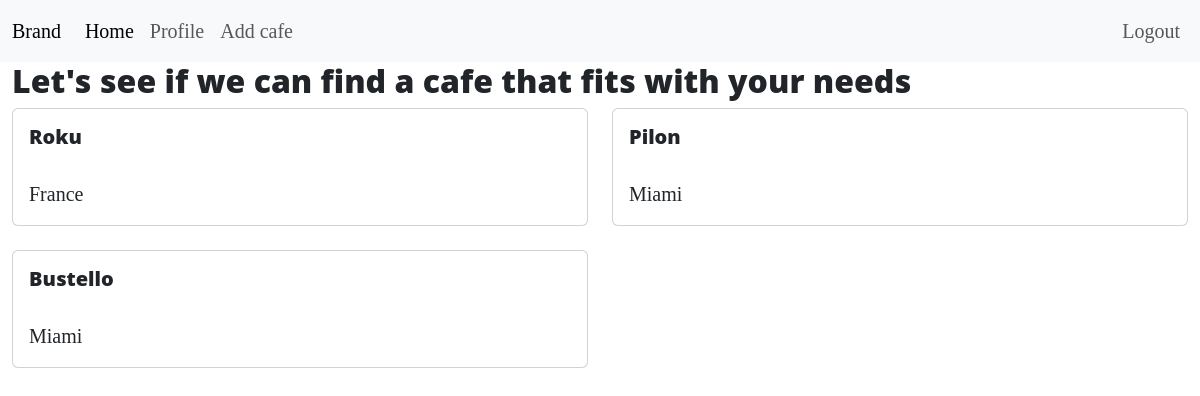
The page / (signed in) on the database its author committed.
### project/models/cafe.py (models this page shows, shortened)
class Cafe(db.Model, UserMixin):
    __tablename__ = "cafes"
    id = db.Column(db.Integer, primary_key=True)
    name = db.Column(db.String(100), nullable=False)
    location = db.Column(db.String(100), nullable=False)
    tables_quantity = db.Column(db.String(100), nullable=False)
    long_stay = db.Column(db.String(3), nullable=False)
    has_wifi = db.Column(db.String(3), nullable=False)
    has_sockets = db.Column(db.String(3), nullable=False)
    is_quiet = db.Column(db.String(3), nullable=False)
    is_allow_calls = db.Column(db.String(3), nullable=False)
    creator_id = db.Column(db.Integer, db.ForeignKey("users.id"))
    comments = db.relationship("Comment", backref="cafes", lazy=True)

### project/routes/cafe_view.py (the view)
@cafe.route("/")
def home():
    all_cafes = list(db.session.execute(db.select(Cafe)).scalars())
    return render_template("index.html", cafes=all_cafes)

### project/routes/user_view.py (called while the page is built)
@login_manager.user_loader
def load_user(user_id):
    return db.session.execute(db.select(User).where(User.id == int(user_id))).scalar()

### project/templates/cafe/index.html
{% extends 'base.html'  %}
{% block content %}
<h2>Let's see if we can find a cafe that fits with your needs</h2>
<div class="row row-cols-1 row-cols-md-2 g-4">
	{% for cafe in cafes %}
	<a href="{{ url_for('cafe.cafe_detail', id=cafe.id) }}" style="text-decoration: none; color:none;">
		<div class="col">
			<div class="card">
				<div class="card-body">
					<h5 class="card-title">{{ cafe.name }}</h5>
					<p class="card-text">{{ cafe.location }}</p>
				</div>
			</div>
		</div>
		{% endfor %}
	</a>
</div>
{% endblock %}

### project/static/assets/css/styles.css (style rules this page uses)
body { font-size: 20px; color: #212529; font-family: 'Lora', 'Times New Roman', serif; }
p { line-height: 1.5; margin: 30px 0; }
h1, h2, h3, h4, h5, h6 { font-weight: 800; font-family: 'Open Sans', 'Helvetica Neue', Helvetica, Arial, sans-serif; }
a { color: #212529; transition: all 0.2s; }

### rows shown on the page
Cafe: name "Roku", location "France"
Cafe: name "Pilon", location "Miami"
Cafe: name "Bustello", location "Miami"
